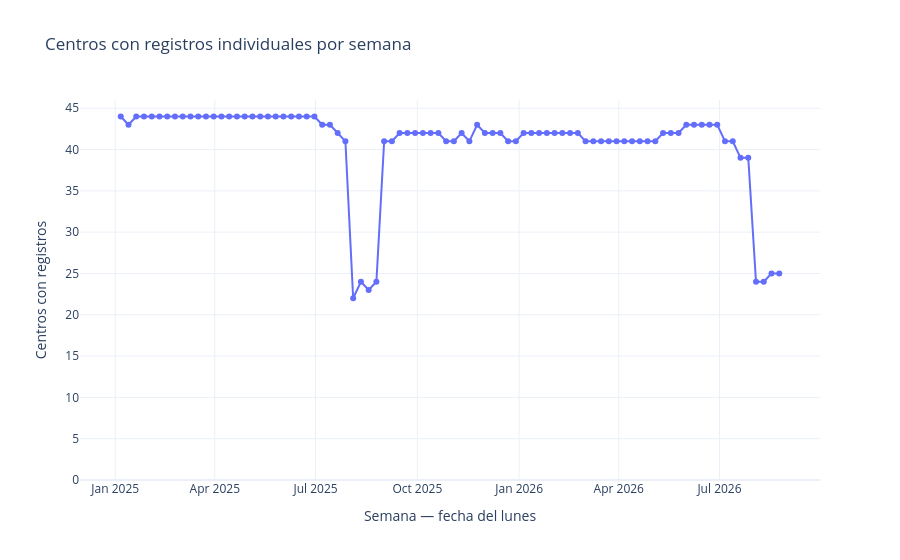

Notebook code for this chart:
### Code cell
# Complemento del gráfico de reservas:
# número de centros con registros individuales cada semana.

fig_centros = px.line(
    semanas_grafico,
    x="semana",
    y="centros_con_registros",
    markers=True,
    title="Centros con registros individuales por semana",
    labels={
        "semana": "Semana — fecha del lunes",
        "centros_con_registros": "Centros con registros"
    },
    template="plotly_white"
)

fig_centros.update_traces(connectgaps=False)

fig_centros.update_yaxes(
    range=[0, reservas["Centro deportivo"].nunique() + 1],
    dtick=5
)

fig_centros.update_layout(hovermode="x unified")
fig_centros.show()

fig_centros.write_html(
    str(carpeta_analisis / "centros_con_registros_semanales.html"),
    include_plotlyjs=True
)
